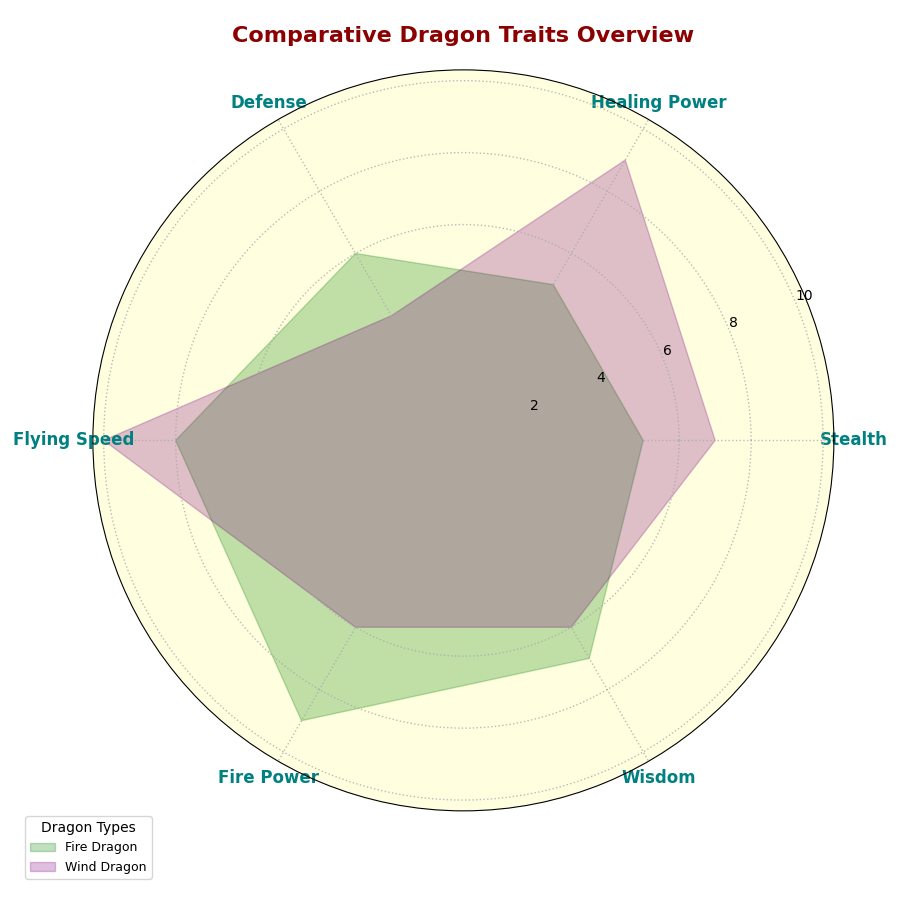

Python code for this plot:
import matplotlib.pyplot as plt
import numpy as np

attributes = ['Stealth', 'Healing Power', 'Defense', 'Flying Speed', 'Fire Power', 'Wisdom']
n_attributes = len(attributes)

fire_dragon = [5, 5, 6, 8, 9, 7]
wind_dragon = [7, 9, 4, 10, 6, 6]

for dragon in [fire_dragon, wind_dragon]:
    dragon += dragon[:1]

angles = np.linspace(0, 2 * np.pi, n_attributes, endpoint=False).tolist()
angles += angles[:1]

fig, ax = plt.subplots(figsize=(9, 9), subplot_kw=dict(polar=True))

colors = ['green', 'purple']
dragon_names = ['Fire Dragon', 'Wind Dragon']
dragon_data = [fire_dragon, wind_dragon]

for idx, dragon in enumerate(dragon_data):
    ax.fill(angles, dragon, color=colors[idx], alpha=0.25, label=dragon_names[idx])

plt.xticks(angles[:-1], attributes, fontsize=12, fontweight='bold', color='teal')

ax.set_facecolor('lightyellow')
ax.grid(color='darkgray', linestyle=':', linewidth=1, alpha=0.8)
ax.spines['polar'].set_visible(True)

plt.legend(loc='lower left', bbox_to_anchor=(-0.1, -0.1), title='Dragon Types', fontsize=9)

plt.title('Comparative Dragon Traits Overview', size=16, fontweight='bold', pad=20, color='darkred')

plt.tight_layout()

plt.show()
